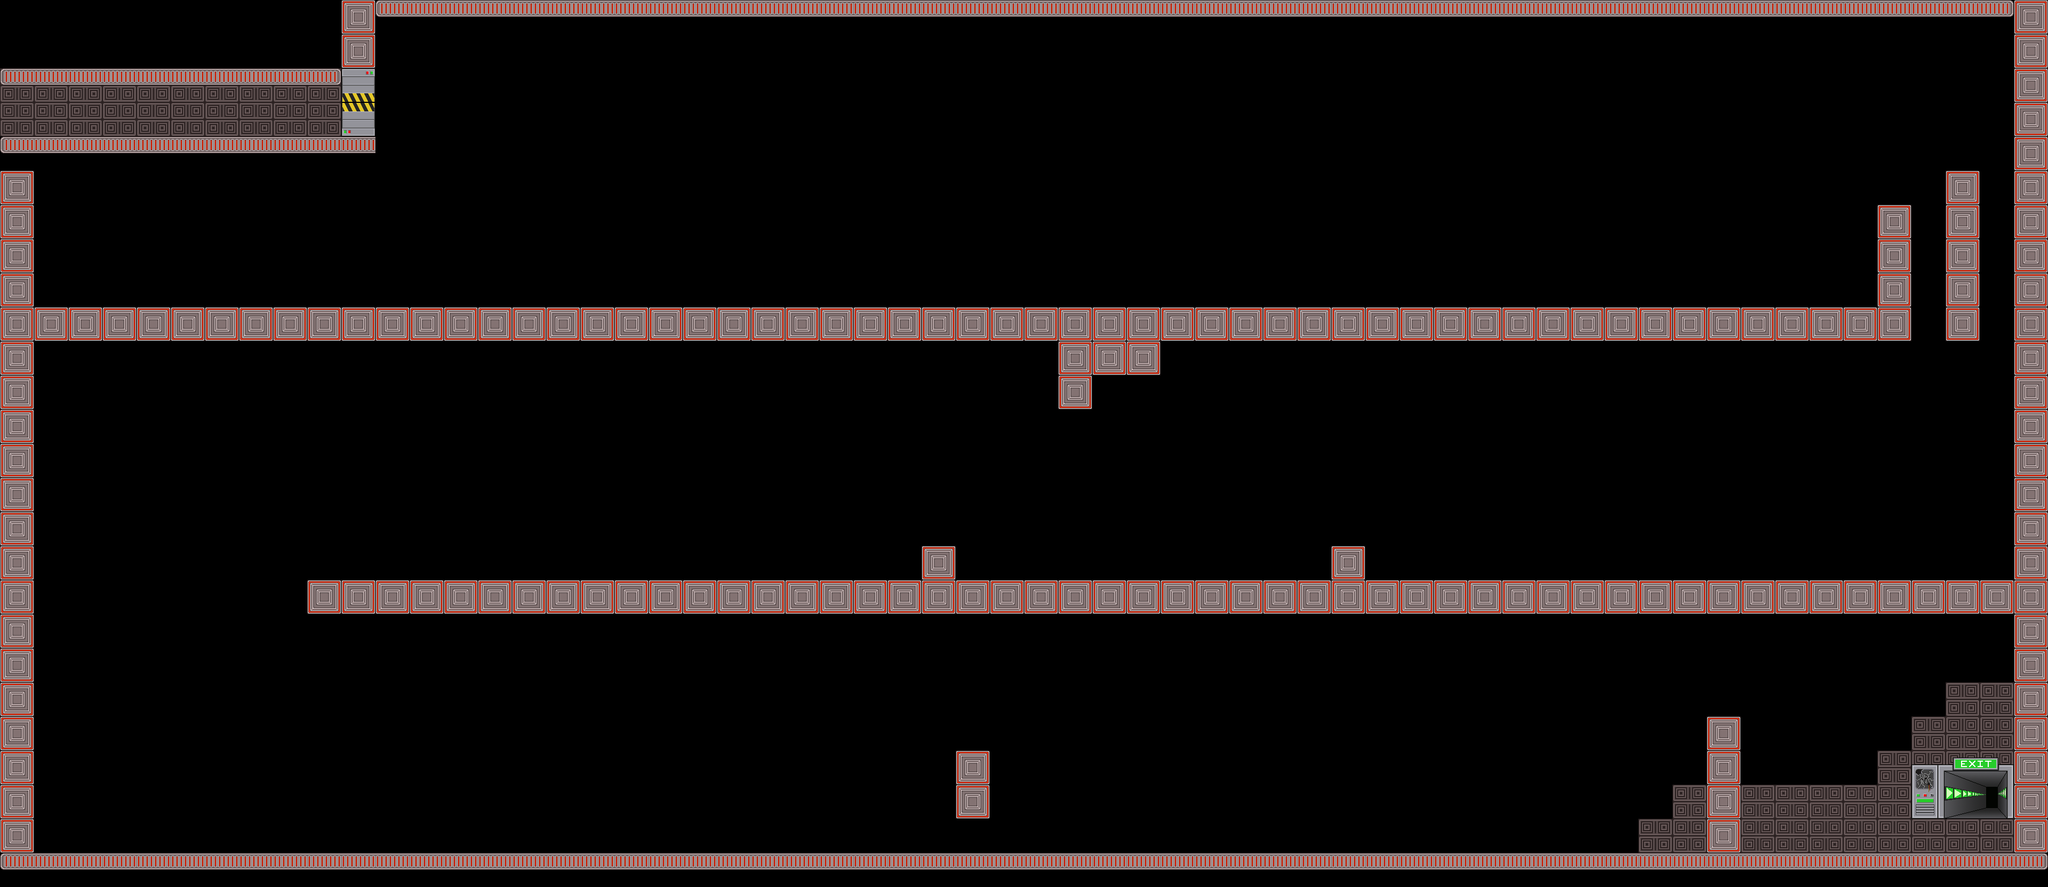

This game map was drawn from its Tiled (.tmx) file and the tilesets committed beside it. A one-line description and the trimmed map source follow:
An orthogonal 60x26 tile map with 64x64 px tiles, 2 tile layers (foreground, front), 17 tilesets and 313 objects (Attractive).

<map version="1.0" orientation="orthogonal" width="60" height="26" tilewidth="64" tileheight="64">
 <tileset firstgid="1" name="mur" tilewidth="64" tileheight="64">
  <image source="data/mur.png" trans="ffffff" width="64" height="64" />
 </tileset>
 <tileset firstgid="2" name="sol" tilewidth="64" tileheight="64">
  <image source="data/sol.png" trans="ffffff" width="64" height="64" />
 </tileset>
 <tileset firstgid="3" name="alone" tilewidth="64" tileheight="64">
  <image source="data/alone.png" width="64" height="64" />
 </tileset>
 <tileset firstgid="4" name="left" tilewidth="64" tileheight="64">
  <image source="data/left.png" width="64" height="64" />
 </tileset>
 <tileset firstgid="5" name="mid" tilewidth="64" tileheight="64">
  <image source="data/mid.png" width="64" height="64" />
 </tileset>
 <tileset firstgid="6" name="right" tilewidth="64" tileheight="64">
  <image source="data/right.png" width="64" height="64" />
 </tileset>
 <tileset firstgid="7" name="portebas" tilewidth="64" tileheight="64">
  <image source="data/portebas.png" width="64" height="64" />
 </tileset>
 <tileset firstgid="8" name="portehaut" tilewidth="64" tileheight="64">
  <image source="data/portehaut.png" width="64" height="64" />
 </tileset>
 <tileset firstgid="9" name="fin" tilewidth="192" tileheight="128">
  <image source="data/fin.png" width="192" height="128" />
 </tileset>
 <tileset firstgid="10" name="cube1" tilewidth="327" tileheight="327">
  <tileoffset x="0" y="327" />
  <properties>
   <property name="anim" value="true" />
   <property name="frames" value="8" />
  </properties>
  <image source="data/cube1.png" width="327" height="327" />
 </tileset>
 <tileset firstgid="11" name="cube2" tilewidth="691" tileheight="291">
  <tileoffset x="0" y="632" />
  <properties>
   <property name="anim" value="true" />
   <property name="frames" value="8" />
  </properties>
  <image source="data/cube2.png" width="691" height="291" />
 </tileset>
 <tileset firstgid="12" name="cube3" tilewidth="452" tileheight="159">
  <tileoffset x="0" y="632" />
  <properties>
   <property name="anim" value="true" />
   <property name="frames" value="8" />
  </properties>
  <image source="data/cube3.png" width="452" height="159" />
 </tileset>
 <tileset firstgid="13" name="barre" tilewidth="126" tileheight="521">
  <tileoffset x="0" y="195" />
  <image source="data/barre.png" width="126" height="521" />
 </tileset>
 <tileset firstgid="14" name="cable" tilewidth="64" tileheight="64">
  <image source="data/cable.png" width="64" height="64" />
 </tileset>
 <tileset firstgid="15" name="mur2" tilewidth="64" tileheight="64">
  <image source="data/mur2.png" width="64" height="64" />
 </tileset>
 <tileset firstgid="16" name="lampe1" tilewidth="64" tileheight="64">
  <properties>
   <property name="anim" value="true" />
   <property name="frames" value="4" />
  </properties>
  <image source="data/lampe1.png" width="64" height="64" />
 </tileset>
 <tileset firstgid="17" name="lampe2" tilewidth="64" tileheight="64">
  <properties>
   <property name="anim" value="true" />
   <property name="frames" value="4" />
  </properties>
  <image source="data/lampe2.png" width="64" height="64" />
 </tileset>
 <layer name="foreground" width="60" height="26">
  <data>[1560 cells, 50 non-empty, 2 distinct tile ids]</data>
 </layer>
 <layer name="front" width="60" height="26">
  <data>[1560 cells, 304 non-empty, 8 distinct tile ids]</data>
 </layer>
 <objectgroup color="#00ff00" name="wall" width="60" height="26">
  <object x="3776" y="128" width="64" height="1472" />
  <object x="0" y="320" width="64" height="1344" />
  <object x="640" y="64" width="64" height="192" />
  <object x="1984" y="640" width="64" height="128" />
  <object x="2048" y="640" width="64" height="64" />
  <object x="2112" y="640" width="64" height="64" />
  <object x="3648" y="320" width="64" height="320" />
  <object x="3520" y="384" width="64" height="192" />
  <object x="1792" y="1408" width="64" height="128" />
  <object x="3200" y="1344" width="64" height="192" />
 </objectgroup>
 <objectgroup color="#0000ff" name="platform" width="60" height="26">
  <object x="640" y="0" width="3200" height="64" />
  <object x="2496" y="1024" width="64" height="64" />
  <object x="1728" y="1024" width="64" height="64" />
  <object x="0" y="256" width="704" height="64" />
  <object x="64" y="576" width="3520" height="64" />
  <object x="576" y="1088" width="3200" height="64" />
  <object x="64" y="1600" width="3776" height="64" />
  <object x="3200" y="1536" width="64" height="64" />
 </objectgroup>
 <objectgroup color="#ffffff" name="movable" width="60" height="26" />
 <objectgroup color="#800000" name="metalman" width="60" height="26">
  <object x="768" y="192" width="64" height="64">
   <properties>
    <property name="powers" value="Alu#Acier" />
   </properties>
  </object>
 </objectgroup>
 <objectgroup color="#800000" name="generator" width="60" height="26">
  <object type="Attractive" x="2048" y="704" width="64" height="64">
   <properties>
    <property name="id" value="2" />
   </properties>
  </object>
 </objectgroup>
 <objectgroup color="#66ccff" name="switch" width="60" height="26">
  <object x="2048" y="768" width="64" height="64">
   <properties>
    <property name="id" value="2" />
   </properties>
  </object>
 </objectgroup>
 <objectgroup color="#e6e6e6" name="metal" width="60" height="26">
  <object x="384" y="512" width="64" height="64">
   <properties>
    <property name="magnet" value="acier" />
    <property name="physic" value="acier" />
   </properties>
  </object>
  <object x="128" y="1472" width="64" height="64">
   <properties>
    <property name="magnet" value="aluminium" />
    <property name="physic" value="aluminium" />
   </properties>
  </object>
  <object x="2048" y="1472" width="64" height="64">
   <properties>
    <property name="magnet" value="aluminium" />
    <property name="physic" value="aluminium" />
   </properties>
  </object>
 </objectgroup>
 <objectgroup color="#333333" name="gate" width="60" height="26" />
 <objectgroup color="#004080" name="acid" width="60" height="26">
  <object x="2304" y="1024" width="64" height="64">
   <properties>
    <property name="type" value="hm" />
   </properties>
  </object>
  <object x="2432" y="1024" width="64" height="64">
   <properties>
    <property name="type" value="hd" />
   </properties>
  </object>
  <object x="2048" y="1024" width="64" height="64">
   <properties>
    <property name="type" value="hm" />
   </properties>
  </object>
  <object x="1920" y="1024" width="64" height="64">
   <properties>
    <property name="type" value="hm" />
   </properties>
  </object>
  <object x="2176" y="1024" width="64" height="64">
   <properties>
    <property name="type" value="hm" />
   </properties>
  </object>
  <object x="2240" y="1024" width="64" height="64">
   <properties>
    <property name="type" value="hm" />
   </properties>
  </object>
  <object x="1984" y="1024" width="64" height="64">
   <properties>
    <property name="type" value="hm" />
   </properties>
  </object>
  <object x="1792" y="1024" width="64" height="64">
   <properties>
    <property name="type" value="hg" />
   </properties>
  </object>
  <object x="2368" y="1024" width="64" height="64">
   <properties>
    <property name="type" value="hm" />
   </properties>
  </object>
  </objectgroup>
 <objectgroup color="#ff6666" name="destroyable" width="60" height="26">
  <!-- 228 objects omitted --></objectgroup>
 <objectgroup color="#ffff00" name="arc" width="60" height="26" />
 <objectgroup color="#ffff00" name="levelend" width="60" height="26">
  <!-- 1 objects omitted --></objectgroup>
 <objectgroup color="#800080" name="gateswitch" width="60" height="26" />
 <objectgroup name="lamps" width="60" height="26" />
</map>
<!-- 280 of 313 objects omitted -->
